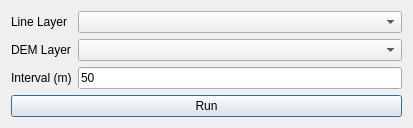
<?xml version="1.0" encoding="UTF-8"?>
<ui version="4.0">
 <class>SlopeLayerCreateDialog</class>
 <widget class="QDialog" name="SlopeLayerCreateDialog">
  <property name="geometry">
   <rect>
    <x>0</x>
    <y>0</y>
    <width>413</width>
    <height>121</height>
   </rect>
  </property>
  <property name="windowTitle">
   <string>SlopeLayerCreate</string>
  </property>
  <layout class="QVBoxLayout" name="verticalLayout">
   <item>
    <layout class="QGridLayout" name="gridLayout">
     <property name="sizeConstraint">
      <enum>QLayout::SetDefaultConstraint</enum>
     </property>
     <item row="0" column="0">
      <widget class="QLabel" name="lineLayerLabel">
       <property name="text">
        <string>Line Layer</string>
       </property>
      </widget>
     </item>
     <item row="1" column="0">
      <widget class="QLabel" name="dEMLayerLabel">
       <property name="text">
        <string>DEM Layer</string>
       </property>
      </widget>
     </item>
     <item row="3" column="0">
      <widget class="QLabel" name="intervallabel">
       <property name="text">
        <string>Interval (m)</string>
       </property>
      </widget>
     </item>
     <item row="3" column="1">
      <widget class="QLineEdit" name="intervalLineEdit">
       <property name="text">
        <string>50</string>
       </property>
      </widget>
     </item>
     <item row="0" column="1">
      <widget class="QComboBox" name="lineLayerComboBox"/>
     </item>
     <item row="1" column="1">
      <widget class="QComboBox" name="demLayerComboBox"/>
     </item>
    </layout>
   </item>
   <item>
    <widget class="QPushButton" name="runButton">
     <property name="text">
      <string>Run</string>
     </property>
    </widget>
   </item>
  </layout>
 </widget>
 <resources/>
 <connections/>
</ui>
